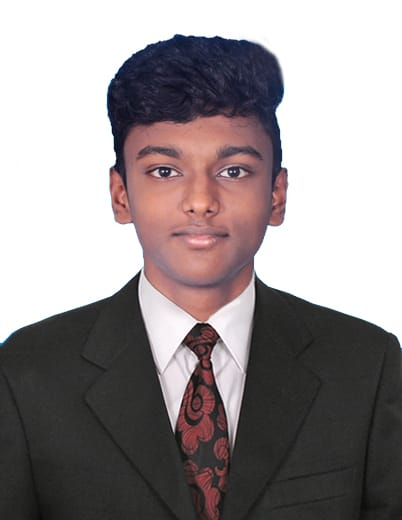
#> input picture 1.jpg, 402 x 520 px
$ jupyter execute --allow-errors EX7.ipynb
#> lines starting #> are read from the running program, lines starting #| are printed output that depends on the picture
## Ex. No: 07 - Detect-the-lines-using-Hough-Transform
### Name: SUBHASH V
### Reg. No: 212224240163

[cell 1]
import cv2
import numpy as np
import matplotlib.pyplot as plt

[cell 2]
# Step 2: Load the image using imread() from cv2 module
image = cv2.imread('1.jpg')  # Replace 'image.jpg' with your image path
#> image is the input picture: shape (520, 402, 3); mean B, G, R 144.8, 143.6, 151

[cell 3]
# Step 3: Convert the image to grayscale
gray_image = cv2.cvtColor(image, cv2.COLOR_BGR2GRAY)
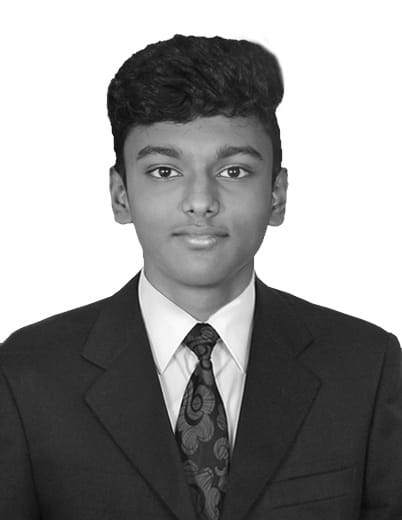
#> gray_image: shape (520, 402); min 1, max 255, mean 146

[cell 4]
# Input image and grayscale image
plt.imshow(cv2.cvtColor(image, cv2.COLOR_BGR2RGB))  # Convert image to RGB for displaying
plt.title("Input Image")
plt.axis('off')

[cell 5]
plt.imshow(gray_image, cmap='gray')
plt.title("Grayscale Image")
plt.axis('off')

[cell 6]
# Step 4: Using Canny operator from cv2, detect the edges of the image
edges = cv2.Canny(gray_image, 50, 150)  # Canny edge detection with threshold values 50 and 150
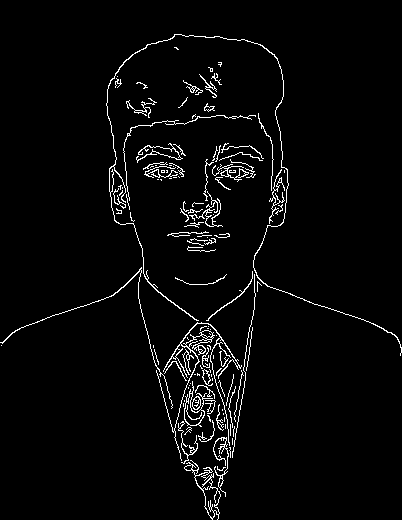
#> edges: shape (520, 402); 3.3% white in thin lines or dots

[cell 7]
# Canny Edge Detector output
plt.imshow(edges, cmap='gray')
plt.title("Canny Edge Detector")
plt.axis('off')

[cell 8]
# Step 5: Using the HoughLinesP(), detect line coordinates for every point in the image
# The parameters of HoughLinesP are: image, resolution, threshold, minLineLength, maxLineGap
lines = cv2.HoughLinesP(edges, 1, np.pi / 180, 100, minLineLength=50, maxLineGap=10)
#> lines = [[220, 496, 229, 445], [219, 491, 248, 337], [138, 295, 168, 416], [269, 225, 282, 154], [207, 320, 209, 420], [120, 176, 138, 240], [206, 159, 207, 251]]
